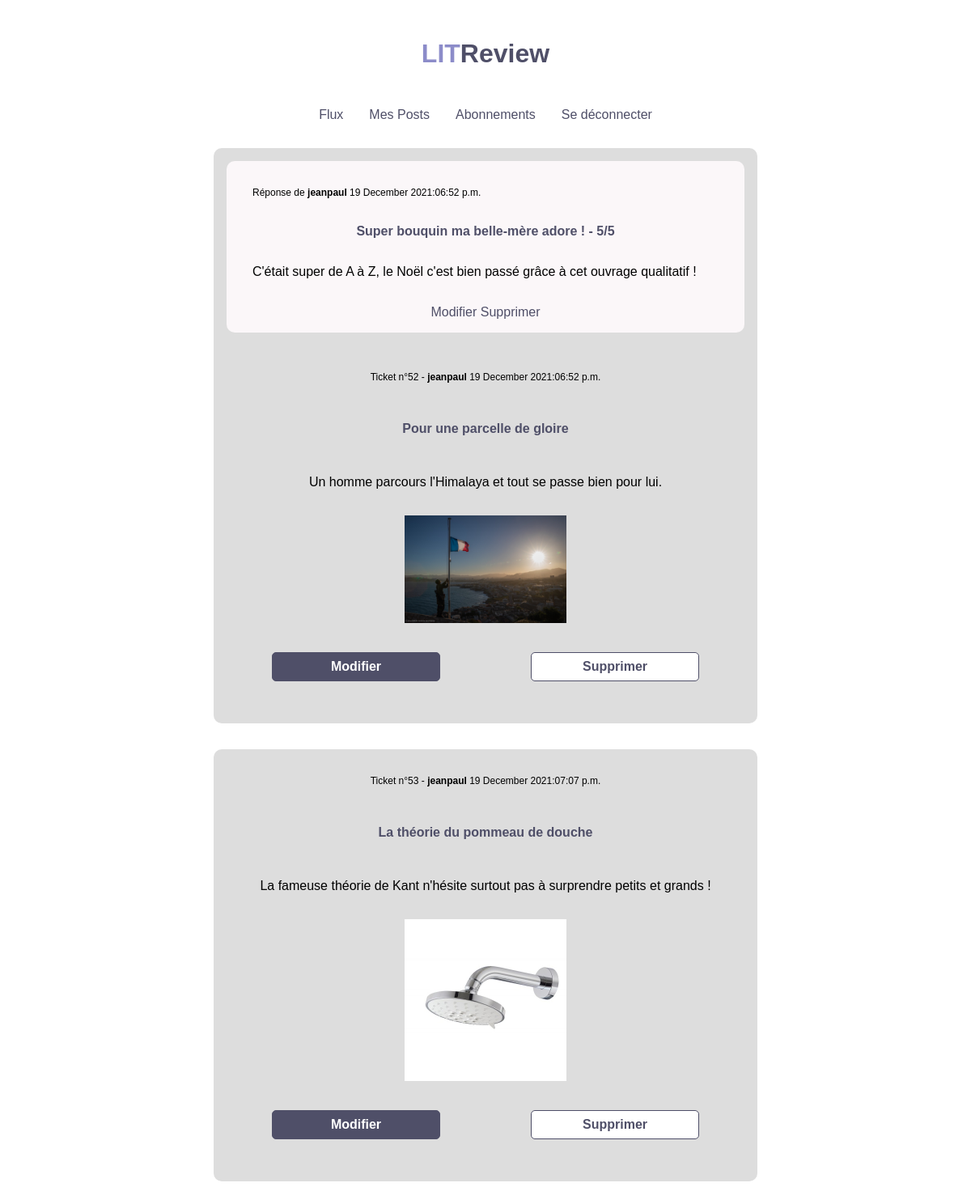
Screenshot of /flux/my_posts/ (signed in) with the database file from the repository.
### posts/models.py (models this page shows)
class Ticket(models.Model):
    title = models.CharField(max_length=128)
    description = models.TextField(max_length=2048, blank=True)
    user = models.ForeignKey(
        settings.AUTH_USER_MODEL,
        on_delete=models.CASCADE)
    image = models.ImageField(null=True, blank=True)
    time_created = models.DateTimeField(auto_now_add=True)

class Review(models.Model):
    ticket = 0
    rating = PositiveSmallIntegerField(
        max_length=1024, validators=[validators.MinValueValidator(0),
                                     validators.MaxValueValidator(5)])
    user = models.ForeignKey(
        settings.AUTH_USER_MODEL,
        on_delete=models.CASCADE)
    headline = models.CharField(max_length=128)
    body = models.TextField(max_length=8192, blank=True)
    time_created = models.DateTimeField(auto_now_add=True)
    ticket = models.ForeignKey(
        Ticket,
        on_delete=models.CASCADE, default=0)

### user_login/models.py (models this page shows)
class User(AbstractUser):
    CREATOR = "CREATOR"
    SUBSCRIBER = "SUBSCRIBER"
    ROLE_CHOICES = (
        (CREATOR, 'CREATOR'),
        (SUBSCRIBER, 'Subscriber'),
    )
    avatar = models.ImageField()
    role = models.CharField(max_length=30, choices=ROLE_CHOICES)

### posts/views.py (the view)
# urls.py: path("my_posts/", my_posts, name="my_posts")
def my_posts(request):
    my_articles = get_everything_user_related(request.user.pk)
    context = {}
    if len(my_articles) == 0:
        context['message'] = "Vous pourrez voir vos posts ici !"
    context['articles'] = my_articles
    return render(request, "review/my_posts.html", context)

### posts/views.py (called while the page is built)
def get_everything_user_related(user_identifier):
    ur_tickets = Ticket.objects.filter(user_id=user_identifier)
    for user_related_ticket in ur_tickets:
        try:
            linked_review = Review.objects.get(
                ticket_id=user_related_ticket.pk)
            user_related_ticket.review = linked_review
        except Review.DoesNotExist:
            pass
    ur_reviews = Review.objects.filter(user_id=user_identifier)
    tickets_answered_by_user = []
    for user_related_review in ur_reviews:
        if Review.objects.get(ticket_id=user_related_review.ticket_id).user_id == user_identifier:
            pass
        else:
            ticket = Ticket.objects.get(
                ticket_id=user_related_review.ticket_id)
            ticket.review = user_related_review
            ticket.append(tickets_answered_by_user)
    return [*ur_tickets, *tickets_answered_by_user]

### posts/templates/review/my_posts.html (shortened to what this page needs)
{% extends 'navbar.html' %}
{% block content %}
<div class="container">
  <ul>
  {% if articles %}
    {% for article in articles %}
      {% include "ticket_display.html" %}
      {% endfor %}
  {% endif %}
</ul>
</div>
{% endblock %}

### templates/ticket_display.html (shortened to what this page needs)
{%if article.rating is none %}
<div  class="Ticket">
    {% if article.review %}
      {% include "review_display.html" %}
    {% endif %}
  <p class = "small-text-info">
    Ticket n°{{article.id}} - <strong>{{article.user}}</strong> {{article.time_created|date:'d F Y'}}:{{article.time_created|time:"h:i a"}}
  </p>
    <h4> {{article.title}} </h4>
    <p class="left-text">
    {{article.description}}
    </p>
    {% if article.image.url is not none%}
        <img class = "ticket-img" src="{{ article.image.url }}"/>
    {% else %}
        <img class = "ticket-img" src="/images/litreview_defaultimage.png"/>
    {% endif %}
    {% if user.id == article.user.id %}
      <div class="buttons-container">
        <a class="btn" href="{% url 'write_ticket' id_article=article.id %}"> Modifier</a>
        <a class="btn btn-secondary" href="{% url 'delete_post' id_article=article.id type=0%}"> Supprimer</a>
      </div>
    {% endif %}
</div>
{%endif%}

### templates/review_display.html
<div class="review">
  <p class="small-text-info">
    Réponse de
    <strong>{{article.review.user}}</strong>
    {{article.review.time_created|date:'d F Y'}}:{{article.time_created|time:"h:i a"}}
  </p>
  <h4>{{article.review.headline}} - {{article.review.rating}}/5</h4>
  <p class="left-text">{{article.review.body}} {{article.review.description}}</p>
  {% if article.review.user_id == user.id and article.id is not none %}
  <a class="pretty-a" href="{% url 'write_review' id_article=article.id %}"> Modifier</a>
  <a class="pretty-a" href="{% url 'delete_post' id_article=article.review.id type=1 %}">
    Supprimer</a>
  {% endif %}
</div>

### static/css/style.css (style rules this page uses)
:root { --main-text-color: rgb(37, 37, 37); --main-purple: rgb(79, 79, 103.5); --light-purple: rgb(140, 140, 200.5); --light-grey: rgb(221, 221, 221); }
body { font-family: helvetica; font-size: 1rem; display: flex; align-items: center; flex-direction: column; justify-content: center; }
img { max-width: 200px; }
ul { list-style: none; }
p { margin: 1rem 0; }
a { text-decoration: none; }
h4 { margin: 1rem 0; color: var(--main-purple) }
.btn { padding: 0.5rem 1rem; border: 1px solid var(--main-purple); color: white; font-weight: bold; background-color: var(--main-purple); outline: none; border-radius: 5px; cursor: pointer; font-size: 1rem; margin: 0.25rem 0; display: block; text-align: center; }
.btn-secondary { border: 1px solid var(--main-purple); color: var(--main-purple); background-color: white; }
.container { border-radius: 5px; width: 800px; text-align: center; padding: 0rem 4rem 2rem 4rem; }
.buttons-container { width: 100%; display: flex; flex-direction: row; justify-content: space-around; margin-bottom: 2rem; }
.buttons-container .btn { width: 207.36px; }
.ticket { display: flex; flex-direction: column; align-items: center; background: var(--light-grey); padding: 1rem; margin-bottom: 2rem; border-radius: 10px; }
.ticket p { padding: 1rem; text-align: left; }
.ticket-img { margin-bottom: 2rem; }
.pretty-a { cursor: pointer; }
.pretty-a, .pretty-a:visited { color: var(--main-purple); }
.small-text-info { margin: 0 0 1rem 0; font-size: 0.75rem; text-align: left; }
.review { width: 100%; background-color: #FBF7F9; padding: 1rem; border-radius: 10px; margin-bottom: 2rem; }
.left-text { text-align: left; }

### rows the page displays
Ticket: review.user "jeanpaul", review.time_created "19 December 2021", time_created "06:52 p.m.", review.headline "Super bouquin ma belle-mère adore !", review.rating "5", review.body "C'était super de A à Z, le Noël c'est bien passé grâce à cet ouvrage qualitatif !", shows "Modifier", id "52", user "jeanpaul", time_created "19 December 2021", title "Pour une parcelle de gloire", description "Un homme parcours l'Himalaya et tout se passe bien pour lui.", image (picture), shows "Supprimer"
Ticket: id "53", user "jeanpaul", time_created "19 December 2021", time_created "07:07 p.m.", title "La théorie du pommeau de douche", description "La fameuse théorie de Kant n'hésite surtout pas à surprendre petits et grands !", image (picture), shows "Modifier"
